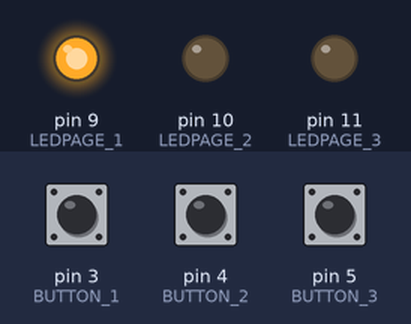
This program was run on a simulated Arduino Nano, built with avr-gcc and run on an emulated ATmega328P. On the bench: output pins drawn as LEDs (lit = HIGH). The test bench sets the inputs (shaded band); at power-on: pin 5 (BUTTON_3) LOW, pin 3 (BUTTON_1) LOW, pin 4 (BUTTON_2) LOW. EEPROM starts erased.

Above: at 7.4 s.
7.5 s: pin 5 (BUTTON_3) pulled HIGH for 3.2 s
At 10.4 s:
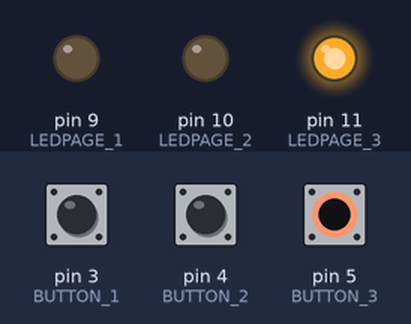
16.3 s: pin 3 (BUTTON_1) pulled HIGH for 3.2 s
At 19.5 s:
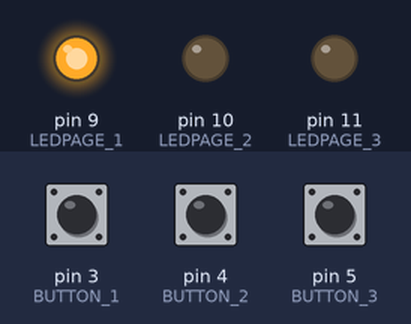
Timing chart, 0 to 21.0 s (numbered marks = the images above; inputs shaded):
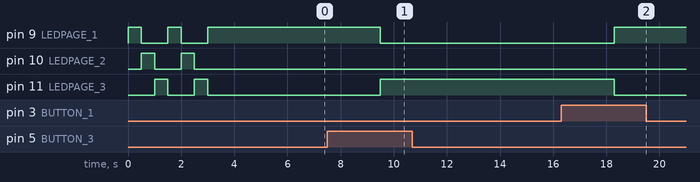

The program:

main.cpp
```cpp
// choose ATmega 328P (old Bootloader) before uploading (using a cheap Arduino nano copy)

// libraries
#include <Arduino.h>
#include <EEPROM.h>

// definitions
#define BUTTON_1  3
#define BUTTON_2  4
#define BUTTON_3  5
#define LEDPAGE_1  9
#define LEDPAGE_2 10
#define LEDPAGE_3 11
#define MIDI_BAUDRATE 31250
#define NUMBER_INPUTS 3
#define TIME_DEBOUNCE 20
#define TIME_CHANGE_PAGE 2000

int tasterInputs[3]= {BUTTON_1,BUTTON_2,BUTTON_3};
int page; // current command page

// arrays for MIDI commands -> "CC" Control Change [statusbyte,databyte1,databyte2]; "PC" ProgramChange [statusbyte,databyte1]
// you get a lot of information about MIDI here: https://www.zem-college.de/midi/mc_cvm4.htm

int statusByte[3];
int dataByte[3];
int dataByte2[3];

bool buttonStatus[3]      = {false, false, false};            // is true during the button is pressed
bool buttonPressed[3]     = {false, false, false};            // detects that a button was already pressed
bool sendData[3]          = { true,  true,  true};            // to become true a button has to be off. otherwise you would send a million midi commands (you probably dont want that :-P )
bool timerCheck[3]        = {false, false, false};            // a timer check for timerButtonPressed that detects the moment (and only this moment!) when the button was pressed
bool buttonPressedLong[3] = {false, false, false};            // to detect a "long" command, which means you change the command page

unsigned long timerCurrent[3]      = {0,0,0};                 // current time
unsigned long timerButtonPressed[3]= {0,0,0};                 // a timer to check how long a button was pressed


void startAnimation()
{
  digitalWrite(LEDPAGE_1, HIGH);
  delay(500);
  digitalWrite(LEDPAGE_1, LOW);
  digitalWrite(LEDPAGE_2, HIGH);
  delay(500);
  digitalWrite(LEDPAGE_2, LOW);
  digitalWrite(LEDPAGE_3, HIGH);
  delay(500);
  digitalWrite(LEDPAGE_3, LOW);
  digitalWrite(LEDPAGE_1, HIGH);
  delay(500);
  digitalWrite(LEDPAGE_1, LOW);
  digitalWrite(LEDPAGE_2, HIGH);
  delay(500);
  digitalWrite(LEDPAGE_2, LOW);
  digitalWrite(LEDPAGE_3, HIGH);
  delay(500);
  digitalWrite(LEDPAGE_3, LOW);
}

void changePage()
{
  switch (page) {
    case 0:
      // Helix Stomp FS4
      statusByte  [0] = 176;
      dataByte    [0] = 52;
      dataByte2   [0] = 127;

      // Helix Stomp FS5
      statusByte  [1] = 176;
      dataByte    [1] = 53;
      dataByte2   [1] = 127;

      // Helix ChangeView
      statusByte  [2] = 176;
      dataByte    [2] = 71;
      dataByte2   [2] = 4;

      digitalWrite(LEDPAGE_1, HIGH);
      digitalWrite(LEDPAGE_2,  LOW);
      digitalWrite(LEDPAGE_3,  LOW);

      //update EEPROM w. current page
      EEPROM.update(0, page);
      break;

    case 1:
      // tuner
      statusByte  [0] = 176;
      dataByte    [0] = 68;
      dataByte2   [0] = 127;

      // footswitchmode next mode
      statusByte  [1] = 176;
      dataByte    [1] = 71;
      dataByte2   [1] = 4;

      // footswitchmode previous mode
      statusByte  [2] = 176;
      dataByte    [2] = 71;
      dataByte2   [2] = 5;

      digitalWrite(LEDPAGE_1,  LOW);
      digitalWrite(LEDPAGE_2, HIGH);
      digitalWrite(LEDPAGE_3,  LOW);

      //update EEPROM w. current page
      EEPROM.update(0, page);
      break;

    case 2:
      // preset up
      statusByte  [0] = 176;
      dataByte    [0] = 72;
      dataByte2   [0] = 127;

      // preset down
      statusByte  [1] = 176;
      dataByte    [1] = 72;
      dataByte2   [1] = 0;

      // snapshot 3
      statusByte  [2] = 176;
      dataByte    [2] = 69;
      dataByte2   [2] = 2;

      digitalWrite(LEDPAGE_1,  LOW);
      digitalWrite(LEDPAGE_2,  LOW);
      digitalWrite(LEDPAGE_3, HIGH);

      //update EEPROM w. current page
      EEPROM.update(0, page);
      break;

    case 3:
      // snapshot 1
      statusByte  [0] = 176;
      dataByte    [0] = 69;
      dataByte2   [0] = 0;

      // snapshot 2
      statusByte  [1] = 176;
      dataByte    [1] = 69;
      dataByte2   [1] = 1;

      // snapshot 3
      statusByte  [2] = 176;
      dataByte    [2] = 69;
      dataByte2   [2] = 2;

      digitalWrite(LEDPAGE_1,  LOW);
      digitalWrite(LEDPAGE_2,  LOW);
      digitalWrite(LEDPAGE_3, HIGH);

      //update EEPROM w. current page
      EEPROM.update(0, page);
      break;

    default:
      //
      break; //
  }
}


void setup()
{
  Serial.begin(MIDI_BAUDRATE);

  pinMode(BUTTON_1, INPUT);
  pinMode(BUTTON_2, INPUT);
  pinMode(BUTTON_3, INPUT);
  pinMode(LEDPAGE_1, OUTPUT);
  pinMode(LEDPAGE_2, OUTPUT);
  pinMode(LEDPAGE_3, OUTPUT);

  page = EEPROM.read(0);                                      //read the last saved page-value in EEPROM. The first time you upload this code on an Arduino there could be another value than 1-3 in EEPROM register 0
  if (page < 0 || page > 2){
    page = 0;
  }

  startAnimation();
  changePage();


}

void loop()
{
  for (int i = 0; i < NUMBER_INPUTS; i++)
  {
    changePage();

    // read current status of buttons
    buttonStatus[i] = digitalRead(tasterInputs[i]);

    if (buttonStatus[i] == true)
    {
      if (timerCheck[i] == false)
      {
        timerButtonPressed[i] = millis();                      // timer checks how long button was pressed -> when a button is pressed longer than #TIME_CHANGE_PAGE -> page changes
        timerCheck[i] = true;
      }
      timerCurrent[i] = millis();
      buttonPressedLong[i] = false;

      if (timerCurrent[i] - timerButtonPressed[i] > TIME_CHANGE_PAGE)         // if a button is pressed long -> change page commands
      {
        if (sendData[i] == true)
        {
          page = i;
          sendData[i] = false;
        }
        buttonPressedLong[i] = true;
      }
      buttonPressed[i] = true;
    }

    else if (buttonStatus[i] == false)
    {
      sendData[i] = true;
      timerCheck[i] = false;
      timerButtonPressed[i] = 0;
    }

    if ((millis() - timerCurrent[i] > TIME_DEBOUNCE) && buttonPressed[i] == true && sendData[i] == true && buttonPressedLong[i] == false)
    {
       Serial.write(statusByte[i]);
       Serial.write(dataByte[i]);
       Serial.write(dataByte2[i]);
       sendData[i] = false;
       buttonPressed[i] = false;
    }
  }
}


////////////////////////////////////////////////////////INFO////////////////////////////////////////////////////////////
//
// to use FS4/FS5 functionality go the the helix stomps options by pressing both "PAGE" buttons
// -> "Global Settings" -> Select "Stomp 4" -> ´FS4 Function" & "Stomp 5" -> "FS5 Function"
//
// Page 1 is an extension mode -> Footswitch 4 (Button 1), Footswitch 5 (Button 2), Switching pages (Button 3)
//
////////////////////////////////////////////////////////////////////////////////////////////////////////////////////////
```

Measured:
- after the input at 7.5 s, pin 9 (LEDPAGE_1): HIGH → LOW after 2.0 s; pin 11 (LEDPAGE_3): LOW → HIGH after 2.0 s
- after the input at 16.3 s, pin 9 (LEDPAGE_1): LOW → HIGH after 2.0 s; pin 11 (LEDPAGE_3): HIGH → LOW after 2.0 s
